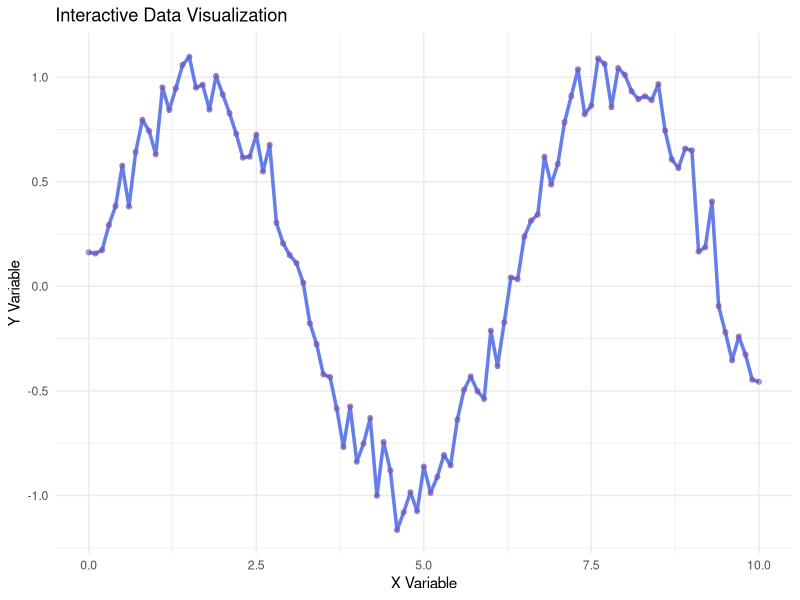

The R source for this figure:
## ---- chunk 1
#| echo: false
#| eval: true
#| fig-width: 8
#| fig-height: 5

# Generate sample data for interactive plot
library(ggplot2)

data <- data.frame(
  x = seq(0, 10, 0.1),
  y = sin(seq(0, 10, 0.1)) + rnorm(101, 0, 0.1)
)

ggplot(data, aes(x = x, y = y)) +
  geom_line(color = "#667eea", size = 1.2) +
  geom_point(alpha = 0.5, color = "#764ba2") +
  theme_minimal() +
  labs(title = "Interactive Data Visualization",
       x = "X Variable", y = "Y Variable")
